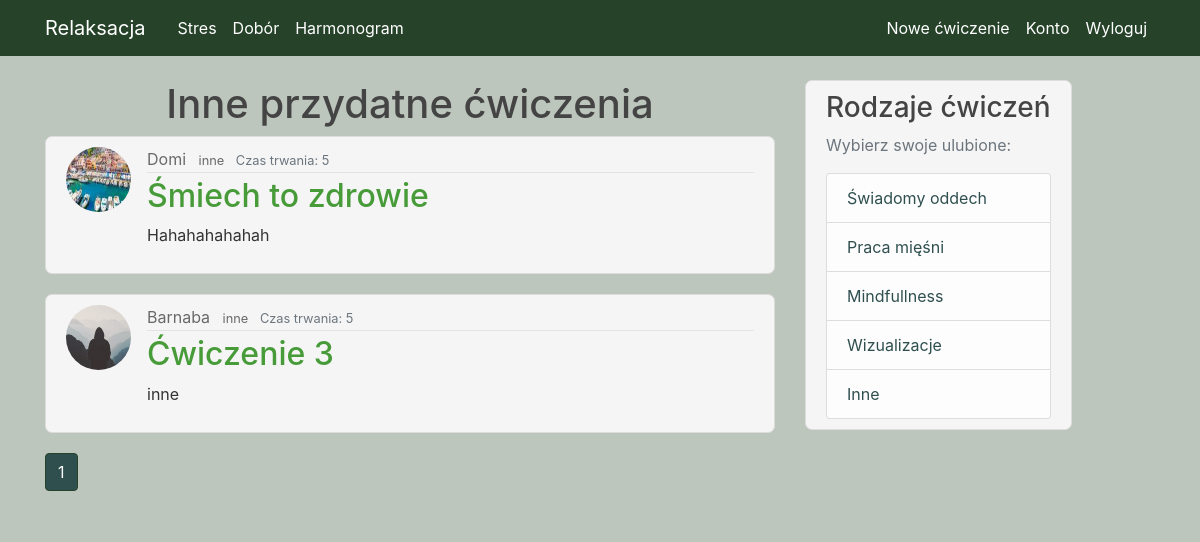
/inne (signed in), run on an earlier commit of the app's database.
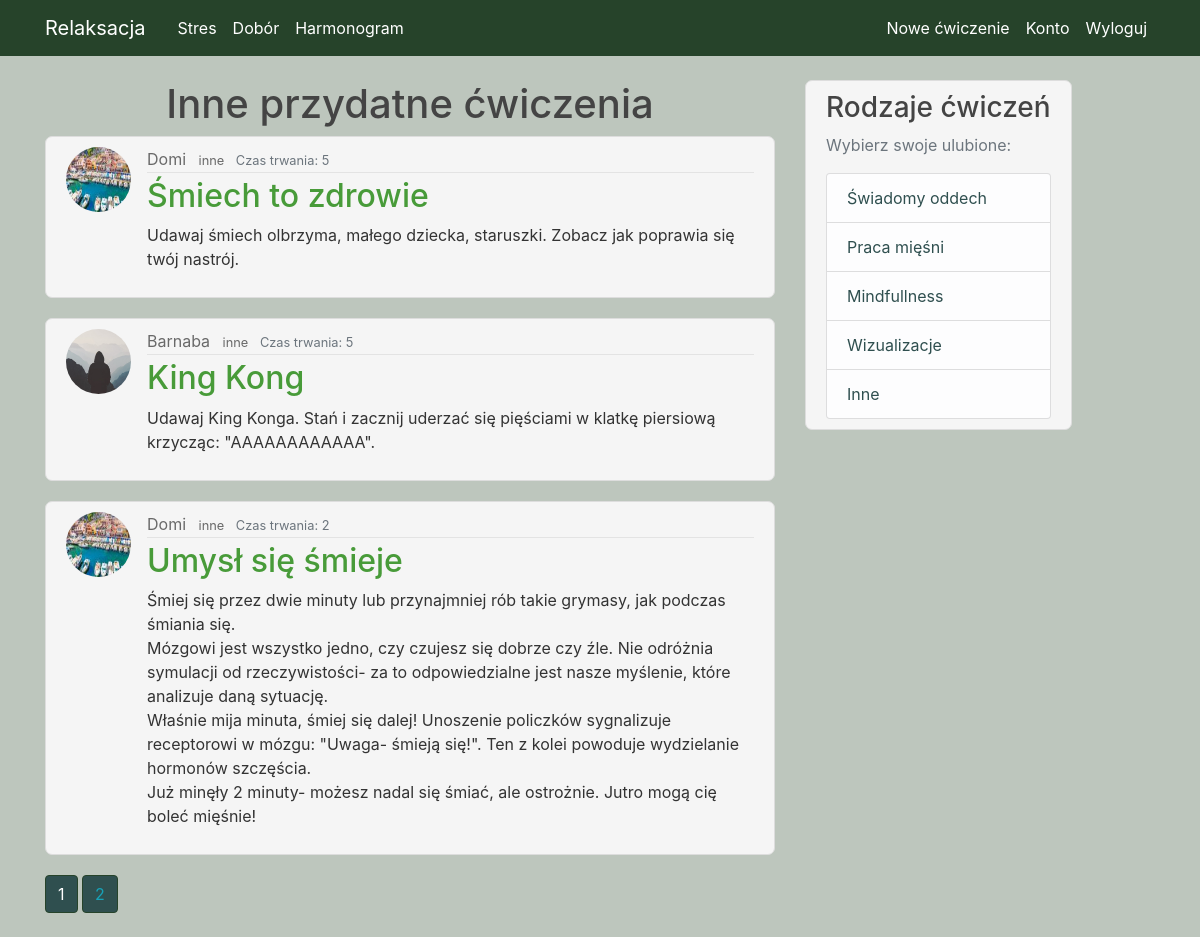
And on a later commit of the database.
### Relaks/models.py (models this page shows, shortened)
class Post(db.Model):
    id = db.Column(db.Integer, primary_key=True, autoincrement=True)
    name = db.Column(db.String(100), nullable=True)
    category = db.Column(db.String(100), nullable=True)
    time = db.Column(db.Integer, nullable=True)
    content = db.Column(db.Text, nullable=True)
    user_id = db.Column(db.Integer, db.ForeignKey('user.id'), nullable=False)

class User(db.Model, UserMixin):
    id = db.Column(db.Integer, primary_key=True)
    username = db.Column(db.String(20), unique=True, nullable=False)
    email = db.Column(db.String(120), unique=True, nullable=False)
    image_file = db.Column(db.String(20), nullable=False, default='default.jpg')
    password = db.Column(db.String(60), nullable=False)
    posts = db.relationship('Post', backref='author', lazy=True)

### Relaks/routes.py (the view)
@app.route("/inne", methods=['GET', 'POST'])
@login_required
def inne():
    page = request.args.get('page', 1, type=int)
    post = Post.query.filter(
        Post.category == 'inne').paginate(page=page, per_page=3)
    return render_template('inne.html', title='Inne', post=post)

### Relaks/models.py (called while the page is built)
@login_manager.user_loader
def load_user(user_id):
    return User.query.get(int(user_id))

### Relaks/templates/inne.html (shortened to what this page needs)
{% extends "layout.html" %}
{% block content %}
    <h1 style="text-align: center"> Inne przydatne ćwiczenia </h1>
      {% for post in post.items %}
          <article class="media content-section">
          <img class="rounded-circle article-img" src="{{ url_for('static', filename='photo/' + post.author.image_file) }}">
          <div class="media-body">
            <div class="article-metadata">
              <a class="mr-2" href="#">{{ post.author.username }}</a>
              <small class="article-category">
          <a
            class="mr-2"
            href="{{ url_for('inne', category=post.category) }}"
            >{{ post.category }}</a>
                </small>
                <small class="text-muted">Czas trwania: {{ post.time }}</small>
            </div>
            <h2> <a class="article-title" href="{{ url_for('post', post_id=post.id) }}">{{ post.name}}</a> </h2>
            <p class="article-content">{{ post.content }}</p>
          </div>
        </article>
    {% endfor %}
      {% for page_num in post.iter_pages(left_edge=1, right_edge=1, left_current=1, right_current=2) %}
        {% if page_num %}
            {% if post.page == page_num %}
                <a class="btn btn-info mb-4" style="background-color: darkslategrey; border-color: #26432a" href="{{ url_for('inne', page=page_num)  }}"> {{ page_num }}</a>
             {% else %}
                <a class="btn btn-outline-info mb-4" style="background-color: darkslategrey; border-color: #26432a; " href="{{ url_for('inne', page=page_num)  }}"> {{ page_num }}</a>
             {% endif %}
        {% endif %}
    {% endfor %}
{% endblock content %}

### Relaks/templates/layout.html (shortened to what this page needs)
<!DOCTYPE html>
<html lang="pl">
<head>
    <link rel="stylesheet" href="https://maxcdn.bootstrapcdn.com/bootstrap/4.0.0/css/bootstrap.min.css">
    <link rel="stylesheet" type="text/css" href="{{ url_for('static', filename='main.css') }}">
</head>
<body>
    <header class="site-header">
      <nav class="navbar navbar-expand-md navbar-dark bg-steel fixed-top">
        <div class="container">
          <a class="navbar-brand mr-4" href="/">Relaksacja</a>
          <div class="collapse navbar-collapse" id="navbarToggle">
            <div class="navbar-nav mr-auto">
                <a class="nav-item nav-link" href="{{ url_for('stres') }}">Stres</a>
                <a class="nav-item nav-link" href="{{ url_for('dobor') }}">Dobór </a>
                <a class="nav-item nav-link" href="{{ url_for('harmonogram') }}">Harmonogram </a>
            </div>
            <div class="navbar-nav">
                {% if current_user.is_authenticated %}
                     <a class="nav-item nav-link" href="{{ url_for('new_post') }}">Nowe ćwiczenie</a>
                    <a class="nav-item nav-link" href="{{ url_for('account') }}">Konto</a>
                    <a class="nav-item nav-link" href="{{ url_for('logout') }}">Wyloguj</a>
                {% else %}
                    <a class="nav-item nav-link" href="{{ url_for('login') }}">Zaloguj</a>
                    <a class="nav-item nav-link" href="{{ url_for('register') }}">Zarejestruj</a>
                {% endif %}
            </div>
          </div>
        </div>
      </nav>
    </header>
    <main role="main" class="container">
      <div class="row">
        <div class="col-md-8">
          {% block content %}{% endblock %}
        </div>
        <div class="col-md-4">
          <div class="content-section" style="display: inline-block;">
            <h3> Rodzaje ćwiczeń </h3>
            <p class='text-muted'> Wybierz swoje ulubione:
              <ul class="list-group" style="color: #444444;">
                  <li class="list-group-item list-group-item-light" > <a href="{{ url_for('oddech') }}" style="color: darkslategrey"> Świadomy oddech </a> </li>
                  <li class="list-group-item list-group-item-light"> <a href="{{ url_for('miesnie') }}" style="color: darkslategrey"> Praca mięśni </a> </li>
                  <li class="list-group-item list-group-item-light"> <a href="{{ url_for('mindfullness') }}" style="color: darkslategrey" >Mindfullness  </a> </li>
                  <li class="list-group-item list-group-item-light"> <a href="{{ url_for('wizualizacje') }}" style="color: darkslategrey"> Wizualizacje  </a> </li>
                  <li class="list-group-item list-group-item-light" > <a href="{{ url_for('inne') }} " style="color: darkslategrey">  Inne   </a> </li>
              </ul>
          </div>
        </div>
      </div>
    </main>
</body>
</html>

### Relaks/static/main.css (style rules this page uses)
body { background-color: #bdc6bd; color: #333333; margin-top: 5rem; }
h1, h2, h3, h4, h5, h6 { color: #444444; }
.bg-steel { background-color: #26432a; }
.site-header .navbar-nav .nav-link { background-color: #26432a; color: white; }
.content-section { background-color: whitesmoke; padding: 10px 20px; border: 1px solid #dddddd; border-radius: 7px; margin-bottom: 20px; }
.article-title { color: #489b39; }
.article-content { white-space: pre-line; background-color: whitesmoke; }
.article-img { height: 65px; width: 65px; margin-right: 16px; }
.article-metadata { padding-bottom: 1px; margin-bottom: 4px; border-bottom: 1px solid #e3e3e3; color: #444444; }
.col-md-4 { background-color: #bdc6bd; }
.btn { background-color: #26432a; }
.mr-2 { color: dimgrey; }

What changed in the data, as far as the page shows it:
changed Post "Śmiech to zdrowie": content "Hahahahahahah" → "Udawaj śmiech olbrzyma, małego dziecka, staruszki. Zobacz jak poprawia się twój nastrój."
changed Post "Barnaba": name "Ćwiczenie 3" → "King Kong"; content "inne" → "Udawaj King Konga. Stań i zacznij uderzać się pięściami w klatkę piersiową krzycząc: \"AAAAAAAAAAAA\"."
added Post: image_file (picture), author.username "Domi", category "inne", time "2", name "Umysł się śmieje", content "Śmiej się przez dwie minuty lub przynajmniej rób takie grymasy, jak podczas śmiania się. Mózgowi jest wszystko jedno, czy czujesz się dobrze czy źle. Nie odróżnia symulacji od rzeczywistości- za to odpowiedzialne jest nasze myślenie, które analizuje daną sytuację. Właśnie mija minuta, śmiej się dalej! Unoszenie policzków sygnalizuje receptorowi w mózgu: \"Uwaga- śmieją się!\". Ten z kolei powoduje wydzielanie hormonów szczęścia. Już minęły 2 minuty- możesz nadal się śmiać, ale ostrożnie. Jutro mogą cię boleć mięśnie!"
Also different on the page:
new list line: "2"
